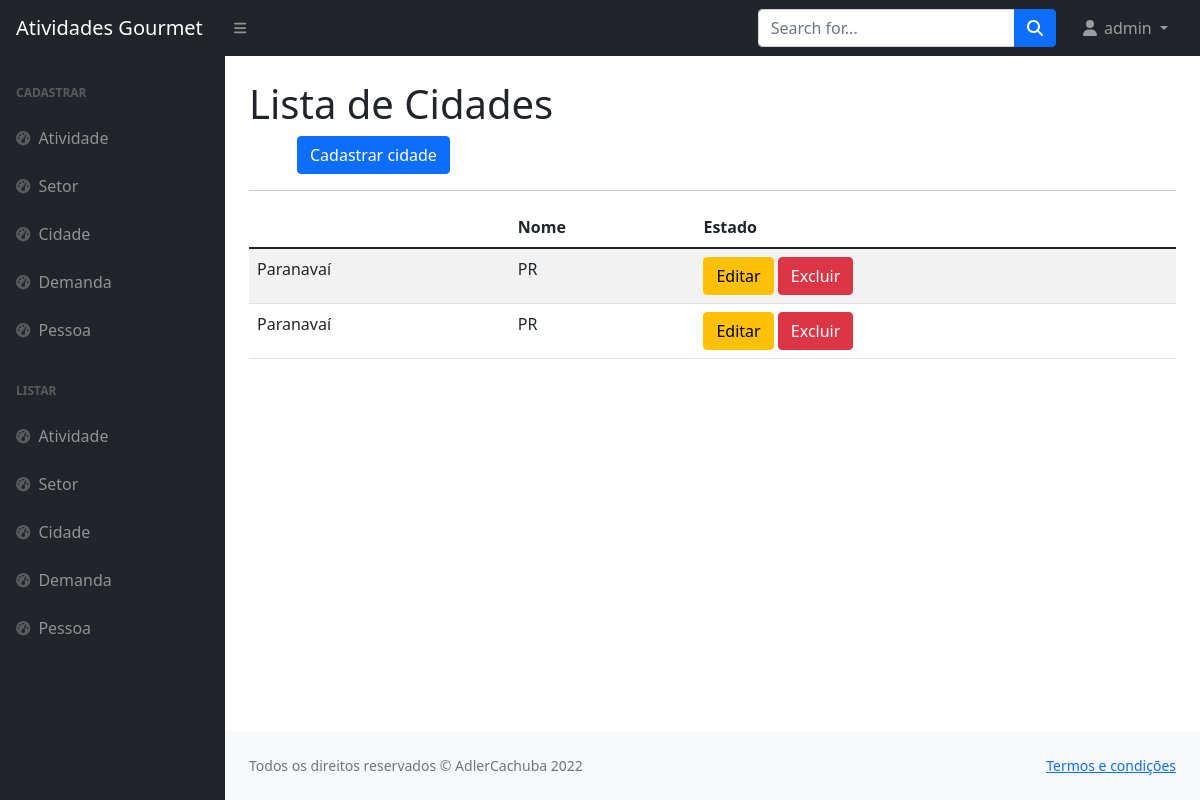
The page /listar/cidade/ (signed in) on the database its author committed.
### paginas/models.py (models this page shows, shortened)
class Cidade(models.Model):
    nome = models.CharField(max_length=100,verbose_name="Nome da cidade")
    estado = models.CharField(max_length=2,choices=ESTADOS)
    criado_em = models.DateTimeField(auto_now_add=True)
    atualizado_em = models.DateTimeField(auto_now=True)
    usuario = models.ForeignKey(User, on_delete=models.PROTECT)

### paginas/views.py (the view)
# urls.py: path('listar/cidade/', CidadeList.as_view(), name='listar-cidade'),
class CidadeList(LoginRequiredMixin, GroupRequiredMixin,  ListView):
    model = Cidade
    template_name = 'paginas/listas/cidade.html'
    group_required = u"Administrador"
    def get_queryset(self):
        self.object_list = Cidade.objects.filter(usuario=self.request.user)
        return self.object_list

### paginas/templates/paginas/listas/cidade.html
{% extends 'paginas/modelo.html' %}
{% load static %}
{% block conteudo %}
<h1 class="mt-4">Lista de Cidades</h1>
<a href="{% url 'cadastrar-cidade' %}" class="btn btn-primary float-right ms-5">Cadastrar cidade</a>
<hr>
<table class="table table-striped">
    <thead>
        <tr>
            <th>
            </th>
            <th>Nome</th>
            <th>Estado</th>
        </tr>
    </thead>
    <tbody>
        {% for obj in object_list %}
            <tr>
                <td>{{obj.nome}}</td>
                <td>{{obj.estado}}</td>
                <td>
                    <a href="{% url 'editar-cidade' obj.pk %}" class="btn btn-warning">
                        Editar</a>
                    <a href="{% url 'excluir-cidade' obj.pk %}" class="btn btn-danger">
                        Excluir</a>
                </td>
            </tr>
        {% empty %}
            <tr>
                <td colspan="100%">Nenhum Registro Encontrado!</td>
            </tr>
        {% endfor %}
    </tbody>
</table>
{% endblock %}

### paginas/templates/paginas/modelo.html (shortened to what this page needs)
{% load static %}
<!DOCTYPE html>
<html lang="en">
<head>
    <link href="https://cdn.jsdelivr.net/npm/simple-datatables@latest/dist/style.css" rel="stylesheet" />
    <link href="{% static 'css/styles.css' %}" rel="stylesheet" />
</head>
<body class="sb-nav-fixed">
    {% block menu %}
    <nav class="sb-topnav navbar navbar-expand navbar-dark bg-dark">
        <a class="navbar-brand ps-3" href="http://127.0.0.1:8080/">Atividades Gourmet</a>
        <button class="btn btn-link btn-sm order-1 order-lg-0 me-4 me-lg-0" id="sidebarToggle" href="#!"><i
                class="fas fa-bars"></i></button>
        <form class="d-none d-md-inline-block form-inline ms-auto me-0 me-md-3 my-2 my-md-0">
            <div class="input-group">
                <input class="form-control" type="text" placeholder="Search for..." aria-label="Search for..."
                    aria-describedby="btnNavbarSearch" />
                <button class="btn btn-primary" id="btnNavbarSearch" type="button"><i
                        class="fas fa-search"></i></button>
            </div>
        </form>
        <ul class="navbar-nav ms-auto ms-md-0 me-3 me-lg-4">
            {% if request.user.is_authenticated %}
            <li class="nav-item dropdown">
                <a class="nav-link dropdown-toggle" id="navbarDropdown" href="#" role="button" data-bs-toggle="dropdown"
                    aria-expanded="false"><i class="fas fa-user fa-fw"></i>
                    {{ request.user }}
                </a>
            </li>
            {% else %}
            <li class="nav-item">
                <a class="btn btn-success" href="{% url 'login' %}">Entrar</a>
            </li>
            {% endif %}
        </ul>
    </nav>
    {% endblock %}
    <div id="layoutSidenav">
            {% block menu-lateral %}
        <div id="layoutSidenav_nav">
            <nav class="sb-sidenav accordion sb-sidenav-dark" id="sidenavAccordion">
                <div class="sb-sidenav-menu">
                    <div class="nav">
                        <div class="sb-sidenav-menu-heading">Cadastrar</div>
                        <a class="nav-link" href="/cadastrar/atividade/">
                            <div class="sb-nav-link-icon"><i class="fas fa-tachometer-alt"></i></div>
                            Atividade
                        </a>
                        <a class="nav-link" href="/cadastrar/setor/">
                            <div class="sb-nav-link-icon"><i class="fas fa-tachometer-alt"></i></div>
                            Setor
                        </a>
                        <a class="nav-link" href="/cadastrar/cidade/">
                            <div class="sb-nav-link-icon"><i class="fas fa-tachometer-alt"></i></div>
                            Cidade
                        </a>
                        <a class="nav-link" href="/cadastrar/demanda/">
                            <div class="sb-nav-link-icon"><i class="fas fa-tachometer-alt"></i></div>
                            Demanda
                        </a>
                        <a class="nav-link" href="/cadastrar/pessoa/">
                            <div class="sb-nav-link-icon"><i class="fas fa-tachometer-alt"></i></div>
                            Pessoa
                        </a>
    <div class="sb-sidenav-menu-heading">Listar</div>
    <a class="nav-link" href="/listar/atividade/">
        <div class="sb-nav-link-icon"><i class="fas fa-tachometer-alt"></i></div>
        Atividade
    </a>
    <a class="nav-link" href="/listar/setor/">
        <div class="sb-nav-link-icon"><i class="fas fa-tachometer-alt"></i></div>
        Setor
    </a>
    <a class="nav-link" href="/listar/cidade/">
        <div class="sb-nav-link-icon"><i class="fas fa-tachometer-alt"></i></div>
        Cidade
    </a>
    <a class="nav-link" href="/listar/demanda/">
        <div class="sb-nav-link-icon"><i class="fas fa-tachometer-alt"></i></div>
        Demanda
    </a>
    <a class="nav-link" href="/listar/pessoa/">
        <div class="sb-nav-link-icon"><i class="fas fa-tachometer-alt"></i></div>
        Pessoa
    </a>
                    </div>
                </div>
            </nav>
        </div>
        {% endblock %}
        <div id="layoutSidenav_content">
            <main>
                <div class="container-fluid px-4">
                    {% block conteudo %}{% endblock %}
            </main>
            <footer class="py-4 bg-light mt-auto">
                <div class="container-fluid px-4">
                    <div class="d-flex align-items-center justify-content-between small">
                        {% block rodape %}
                        <div class="text-muted">Todos os direitos reservados &copy; AdlerCachuba 2022</div>
                        <div>
                            <a href="https://picsum.photos/200/300">Termos e condições</a>
                        </div>
                        {% endblock %}
                    </div>
                </div>
            </footer>
        </div>
    </div>
</body>
</html>

### rows shown on the page
Cidade: nome "Paranavaí", estado "PR"
Cidade: nome "Paranavaí", estado "PR"

### other values the page prints
{{ request.user }} "admin"
